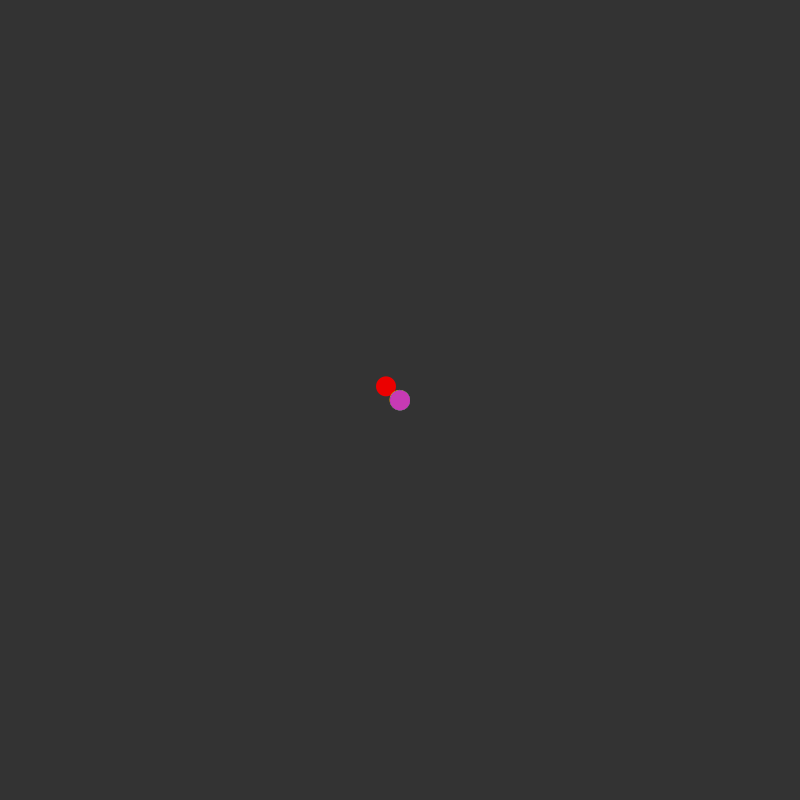
Frame 1 (no input)
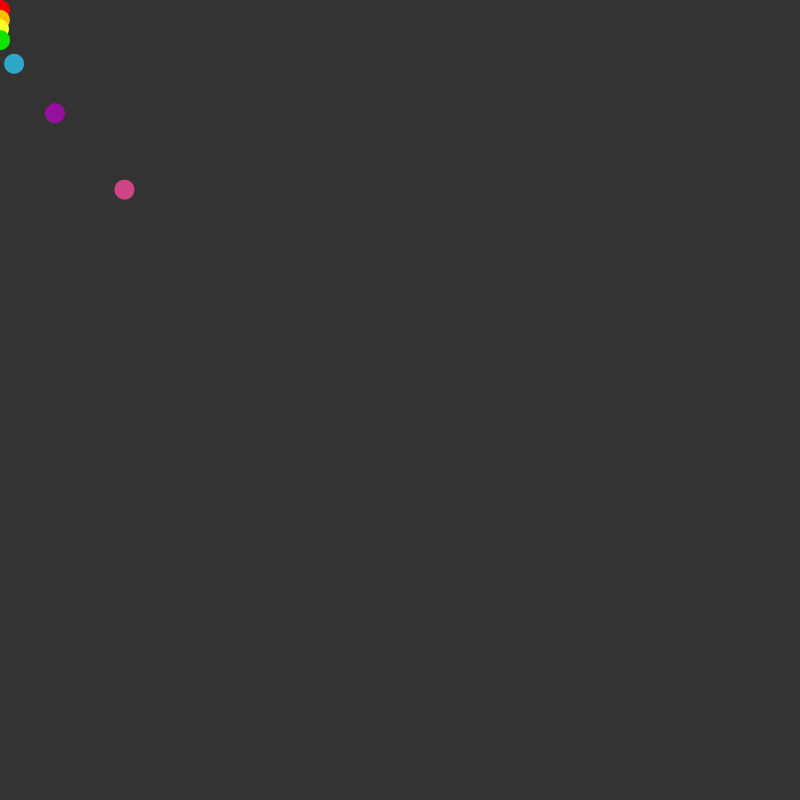
Frame 60 (the mouse pressed at the canvas centre just before this capture)
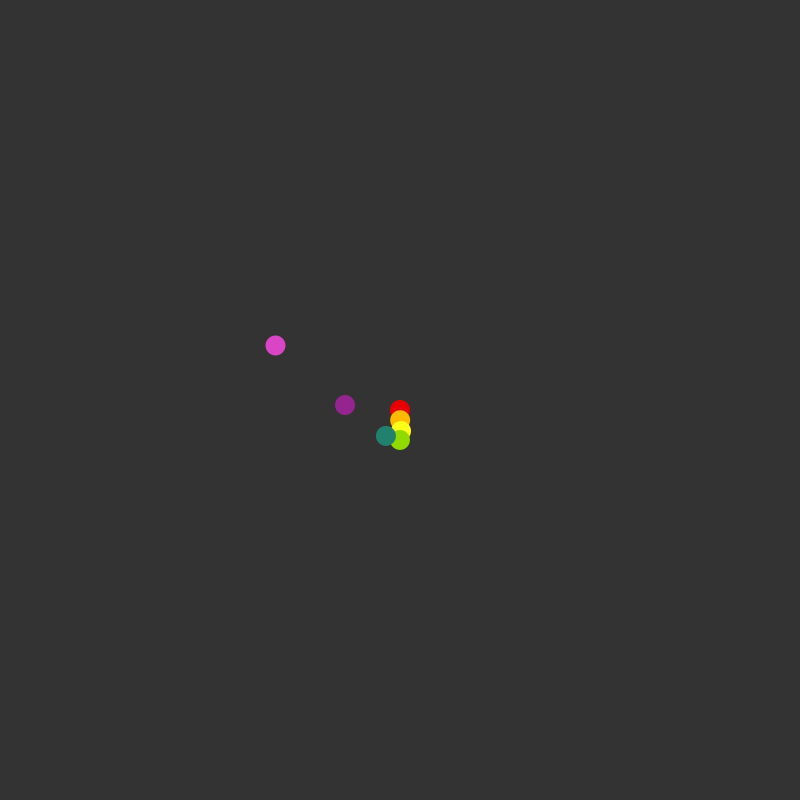
Frame 120 (the mouse held since frame 60 and released just before this capture)

The Processing sketch that drew these frames (run headless with seeded random() and noise(); from frame 60 on, the mouse is pressed at the canvas centre):

// Processing sketch: processing_120128
// ── processing_120128.pde

Spring2D s1, s2, s3, s4, s5, s6, s7;

float gravity = 2.0;
float mass = 4.0;

void setup() 
{
  size(800, 800);
  //fill(255, 126);
  // Inputs: x, y, mass, gravity
  s1 = new Spring2D(height/2, width/2, mass, gravity);
  s2 = new Spring2D(height/2, width/2, mass, gravity);
  s3 = new Spring2D(height/2, width/2, mass, gravity);
  s4 = new Spring2D(height/2, width/2, mass, gravity);
  s5 = new Spring2D(height/2, width/2, mass, gravity);
  s6 = new Spring2D(height/2, width/2, mass, gravity);
  s7 = new Spring2D(height/2, width/2, mass, gravity);
  
}

void draw() 
{
  background(51);
  //fill(random(128, 255), random( 0, 99), random(0, 71));
  fill(random(200, 255),0, 0);
  s1.update(mouseX, mouseY);
  s1.display(mouseX, mouseY);
  fill(255, random(140, 200), 0);
  s2.update(s1.x, s1.y);
  s2.display(s1.x, s1.y);
  fill(255, 255, random(0, 102));
  s3.update(s2.x, s2.y);
  s3.display(s2.x, s2.y);
  fill(random(0, 153), random(204, 255), 0);
  s4.update(s3.x, s3.y);
  s4.display(s3.x, s3.y);
  fill(random(0, 51), random(102, 204), random(102, 255));
  s5.update(s4.x, s4.y);
  s5.display(s4.x, s4.y);
  fill(random(128, 153), random(0, 50), random(128, 211));
  s6.update(s5.x, s5.y);
  s6.display(s5.x, s5.y);
  fill(random(199, 238), random(21, 130), random(133, 238));
  s7.update(s6.x, s6.y);
  s7.display(s6.x, s6.y);
}

class Spring2D {
  float vx, vy; // The x- and y-axis velocities
  float x, y; // The x- and y-coordinates
  float gravity;
  float mass;
  float radius = 10;
  float stiffness = 0.2;
  float damping = 0.7;
  
  Spring2D(float xpos, float ypos, float m, float g) {
    x = xpos;
    y = ypos;
    mass = m;
    gravity = g;
  }
  
  void update(float targetX, float targetY) {
    float forceX = (targetX - x) * stiffness;
    float ax = forceX / mass;
    vx = damping * (vx + ax);
    x += vx;
    float forceY = (targetY - y) * stiffness;
    forceY += gravity;
    float ay = forceY / mass;
    vy = damping * (vy + ay);
    y += vy;
  }
  
  void display(float nx, float ny) {
    noStroke();
    ellipse(x, y, radius*2, radius*2);
    stroke(255);
    //line(x, y, nx, ny);
  }
}
